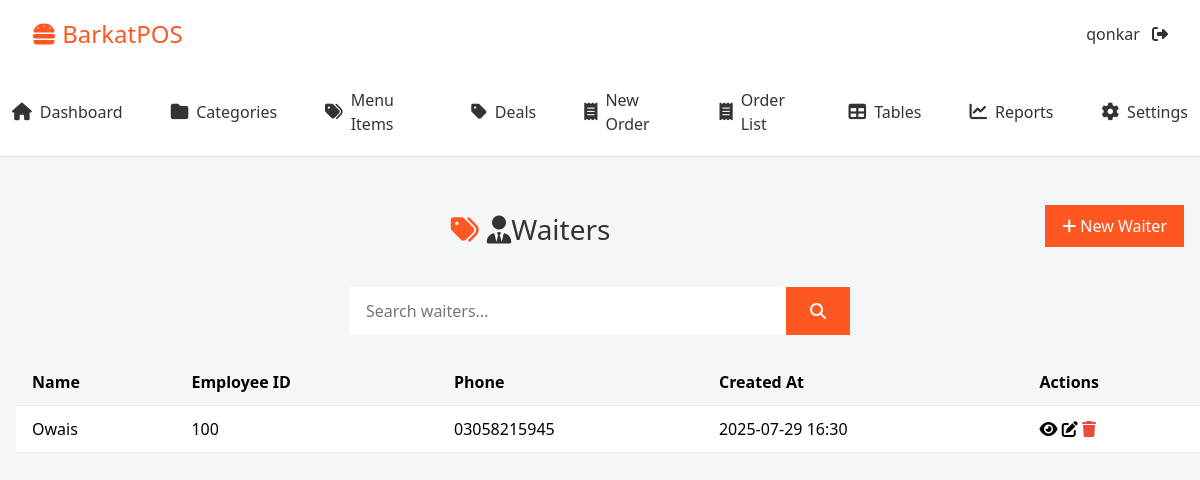
Page /waiters/ (signed in) on the earlier database version.
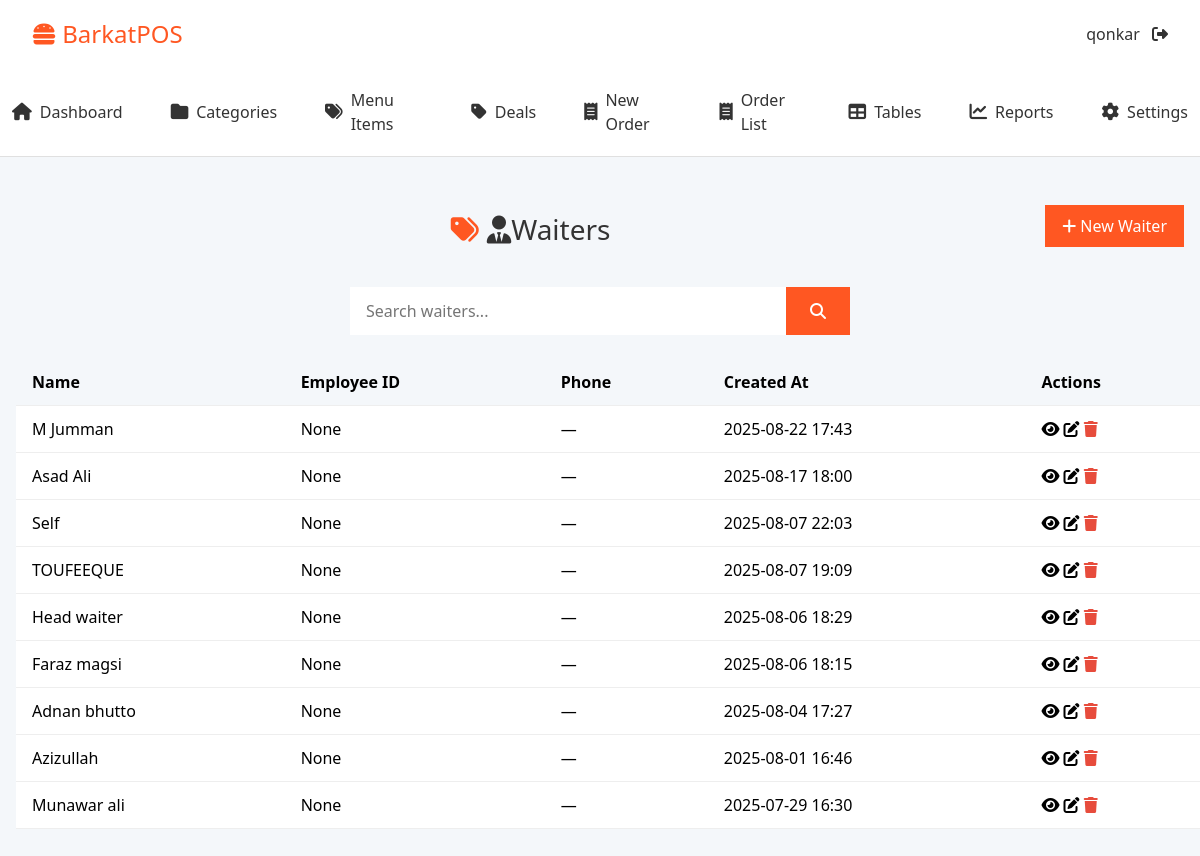
Same page on the later database version.
### core/models.py (models this page shows, shortened)
class Waiter(models.Model):
    name = models.CharField(max_length=100)
    employee_id = models.CharField(max_length=20, unique=True, null=True, blank=True)
    phone = models.CharField(max_length=20, blank=True, null=True)
    created_at = models.DateTimeField(auto_now_add=True)

### core/views.py (the view)
# urls.py: path('waiters/', WaiterListView.as_view(),     name='waiter_list'),
class WaiterListView(LoginRequiredMixin, ListView):
    model = Waiter
    template_name = 'waiters/waiter_list.html'
    context_object_name = 'waiters'
    paginate_by = 20
    def get_queryset(self):
        qs = super().get_queryset().order_by('-created_at')
        q = self.request.GET.get('q')
        return qs.filter(name__icontains=q) if q else qs

### core/templates/waiters/waiter_list.html (shortened to what this page needs)
{% extends 'base.html' %}
{% block content %}
<div class="page-header">
  <h1><i class="fa fa-user-tie"></i> Waiters</h1>
  <a href="{% url 'waiter_create' %}" class="btn"><i class="fa fa-plus"></i> New Waiter</a>
</div>
<form class="search-bar" method="get">
  <input name="q" placeholder="Search waiters..." value="{{ request.GET.q|default:'' }}">
  <button type="submit"><i class="fa fa-search"></i></button>
</form>
<table class="table">
  <thead>
    <tr>
      <th>Name</th>
      <th>Employee ID</th>
      <th>Phone</th>
      <th>Created At</th>
      <th>Actions</th>
    </tr>
  </thead>
  <tbody>
    {% for waiter in waiters %}
    <tr id="waiter-{{ waiter.pk }}">
      <td>{{ waiter.name }}</td>
      <td>{{ waiter.employee_id }}</td>
      <td>{{ waiter.phone|default:"—" }}</td>
      <td>{{ waiter.created_at|date:"Y-m-d H:i" }}</td>
      <td>
        <a href="{% url 'waiter_detail' waiter.pk %}"><i class="fa fa-eye"></i></a>
        <a href="{% url 'waiter_edit' waiter.pk %}"><i class="fa fa-edit"></i></a>
        <button class="btn-delete" data-url="{% url 'waiter_delete' waiter.pk %}">
          <i class="fa fa-trash"></i>
        </button>
      </td>
    </tr>
    {% empty %}
    <tr><td colspan="5">No waiters found.</td></tr>
    {% endfor %}
  </tbody>
</table>
{% endblock %}

Differences in the rows shown:
added Waiter: name "M Jumman", employee_id "None", phone "—", created_at "2025-08-22 17:43"
added Waiter: name "Asad Ali", employee_id "None", phone "—", created_at "2025-08-17 18:00"
added Waiter: name "Self", employee_id "None", phone "—", created_at "2025-08-07 22:03"
added Waiter: name "TOUFEEQUE", employee_id "None", phone "—", created_at "2025-08-07 19:09"
added Waiter: name "Head waiter", employee_id "None", phone "—", created_at "2025-08-06 18:29"
added Waiter: name "Faraz magsi", employee_id "None", phone "—", created_at "2025-08-06 18:15"
added Waiter: name "Adnan bhutto", employee_id "None", phone "—", created_at "2025-08-04 17:27"
added Waiter: name "Azizullah", employee_id "None", phone "—", created_at "2025-08-01 16:46"
changed Waiter: name "Owais" → "Munawar ali"; employee_id "100" → "None"; phone "03058215945" → "—"
